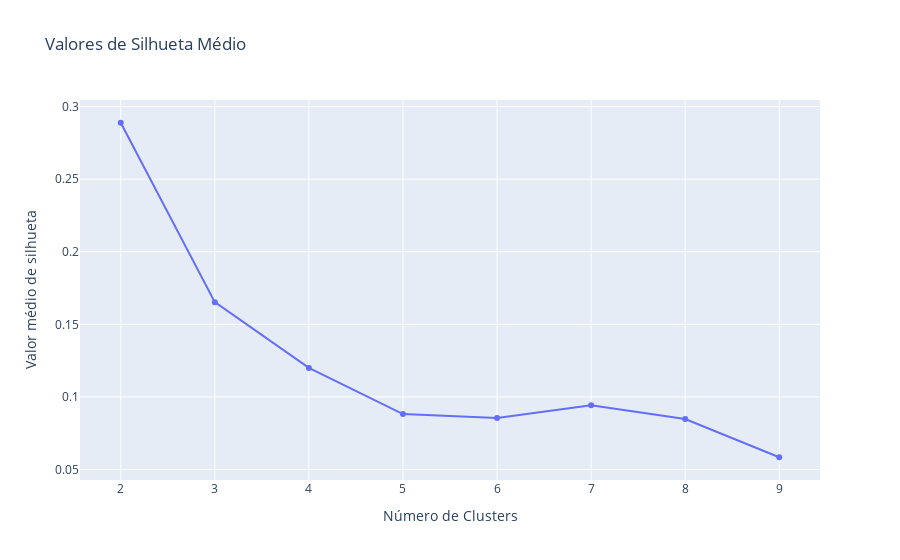

The code cell stored with this chart in its notebook:
### Code cell
fig = go.Figure()
fig.add_trace(go.Scatter(x = faixa_n_clusters, y = valores_silhueta))
fig.update_layout(
    title = "Valores de Silhueta Médio",
    xaxis_title = "Número de Clusters",
    yaxis_title = "Valor médio de silhueta"
)
fig.show()

### Figure 1 — Plotly figure (JSON) as saved in the notebook; plotly's stock layout.template omitted (floating-point values rounded to 4 significant figures)
{"data": [{"type": "scatter", "x": [2, 3, 4, 5, 6, 7, 8, 9], "y": [0.2889, 0.1653, 0.12, 0.08819, 0.08556, 0.09433, 0.08481, 0.05848]}], "layout": {"autosize": true, "title": {"text": "Valores de Silhueta Médio"}, "xaxis": {"autorange": true, "range": [1.59, 9.41], "title": {"text": "Número de Clusters"}, "type": "linear"}, "yaxis": {"autorange": true, "range": [0.03946, 0.3079], "title": {"text": "Valor médio de silhueta"}, "type": "linear"}}}
